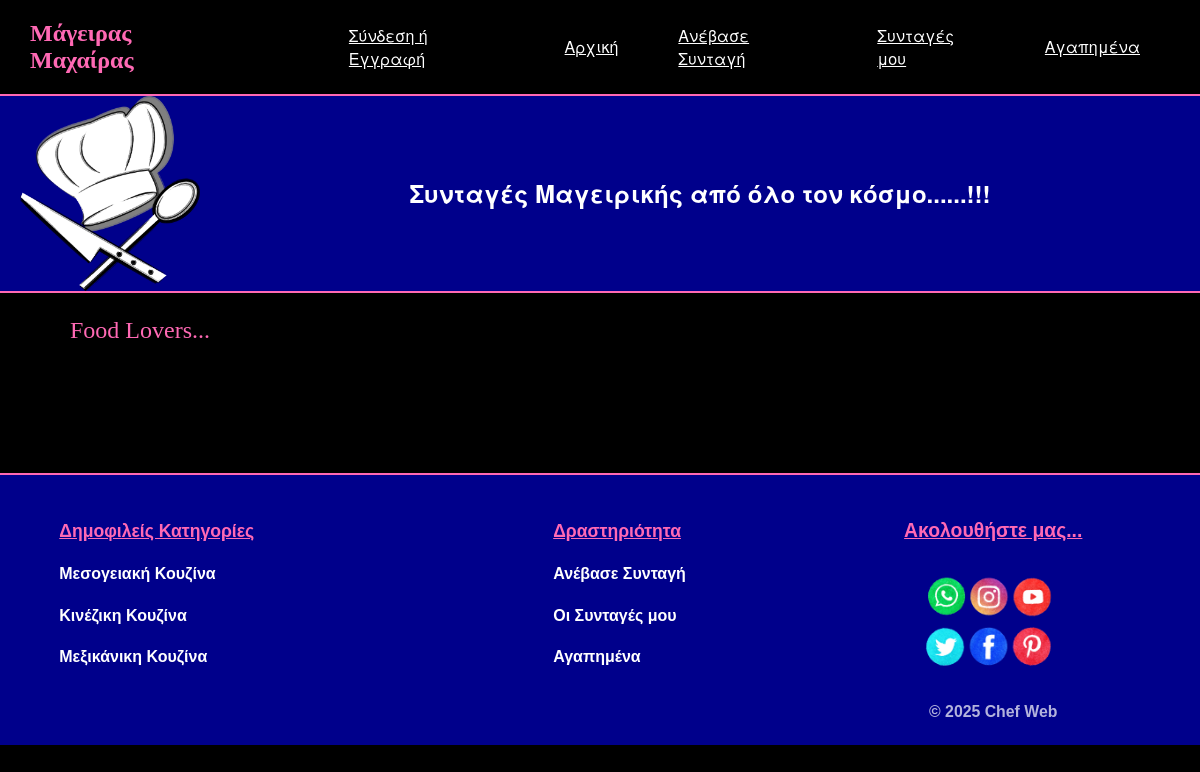
Before: /php/recipe_by_category.php?category=Κινέζικη with the older database file.
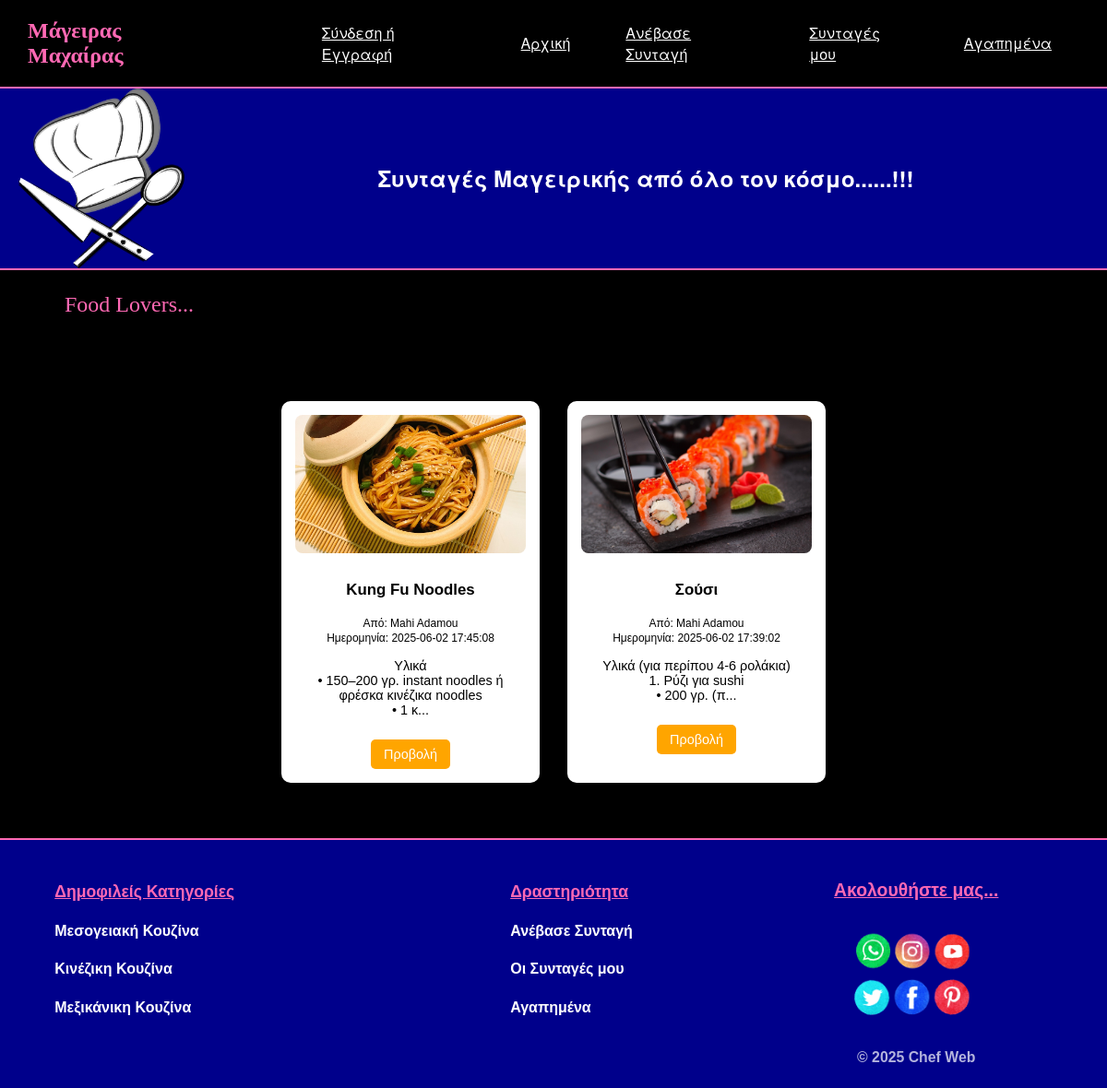
After: the same page with the newer database file.
### tables this page shows
CREATE TABLE `recipes` (
  `id` int(11) NOT NULL,
  `user_id` int(11) NOT NULL,
  `title` varchar(255) NOT NULL,
  `description` text NOT NULL,
  `image_path` varchar(255) DEFAULT NULL,
  `category` varchar(100) DEFAULT NULL,
  `created_at` datetime DEFAULT current_timestamp()
);

CREATE TABLE `users` (
  `id` int(11) NOT NULL,
  `firstname` varchar(100) NOT NULL,
  `lastname` varchar(100) NOT NULL,
  `email` varchar(255) NOT NULL,
  `password` varchar(255) NOT NULL,
  `created_at` datetime DEFAULT current_timestamp()
);

### php/recipe_by_category.php (the view, shortened to what this page needs)
<?php
$category = urldecode(trim($_GET['category']));
include("db_connection.php");
$mysqli = $conn;
$stmt = $mysqli->prepare("
    SELECT r.id, r.title, r.description, r.image_path, r.created_at, u.firstname, u.lastname
    FROM recipes r
    JOIN users u ON r.user_id = u.id
    WHERE r.category = ?
    ORDER BY r.created_at DESC
");
$stmt->bind_param("s", $category);
$stmt->execute();
$result = $stmt->get_result();
?>
<!DOCTYPE html>
<html lang="el">
<head>
  <link rel="stylesheet" href="../css/style.css">
</head>
<body>
<?php include("navbar.php"); ?>
<div class="page-container">
  <h2 class="section-title">Συνταγές για: <?php echo htmlspecialchars($category); ?></h2>
  <?php if ($result->num_rows === 0): ?>
    <p>Δεν υπάρχουν ακόμη συνταγές σε αυτή την κατηγορία.</p>
  <?php else: ?>
    <div class="recipe-grid">
      <?php while ($row = $result->fetch_assoc()): ?>
        <div class="recipe-card">
        <img src="../<?php echo htmlspecialchars($row['image_path']); ?>" alt="Εικόνα Συνταγής" class="recipe-thumb">
          <h3><?php echo htmlspecialchars($row['title']); ?></h3>
          <small>Από: <?php echo htmlspecialchars($row['firstname'] . " " . $row['lastname']); ?></small><br>
          <small>Ημερομηνία: <?php echo $row['created_at']; ?></small>
          <p><?php echo nl2br(htmlspecialchars(substr($row['description'], 0, 100))) . "..."; ?></p>
          <a href="view_recipe.php?id=<?php echo $row['id']; ?>" class="btn-view">Προβολή</a>
        </div>
      <?php endwhile; ?>
    </div>
  <?php endif; ?>
</div>
<?php include("footer.php"); ?>
</body>
</html>

Changed rows visible on the page:
added recipes: image_path (picture), title "Kung Fu Noodles", user.lastname "Mahi Adamou", created_at "2025-06-02 17:45:08", description "Υλικά • 150–200 γρ. instant noodles ή φρέσκα κινέζικα noodles • 1 κ"
added recipes: image_path (picture), title "Σούσι", user.lastname "Mahi Adamou", created_at "2025-06-02 17:39:02", description "Υλικά (για περίπου 4-6 ρολάκια) 1. Ρύζι για sushi • 200 γρ. (π"
